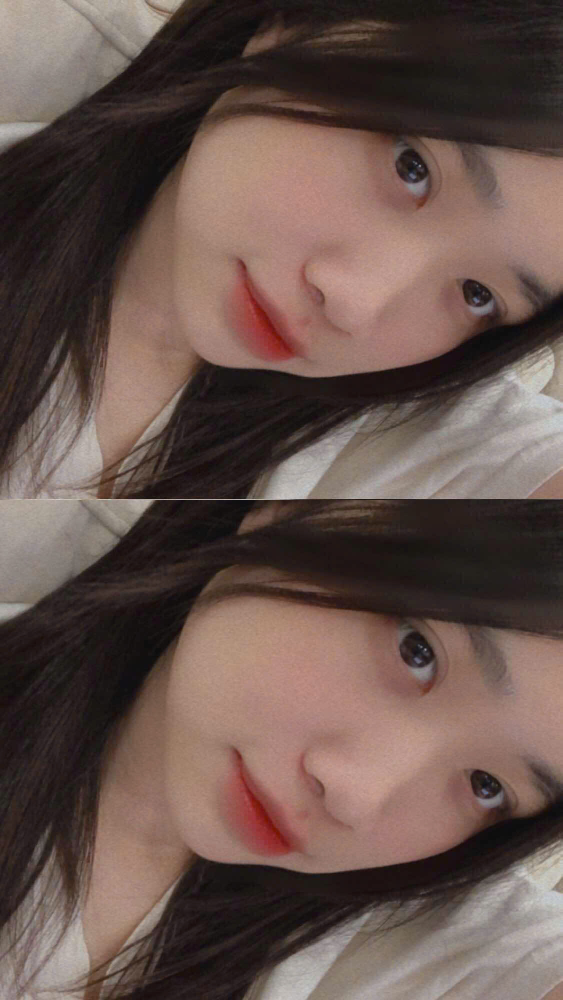
#> input picture Project Python/ImageASCII/anh.jpg, 1125 x 2000 px (shown at 1/2 size)
$ python ascii-art.py anh.jpg 100
#> lines starting #> are read from the running program, lines starting #| are printed output that depends on the picture
import sys
import numpy as np
from PIL import Image

# Contrast on a scale -10 -> 10
contrast = 10
# R-String (raw string) verhindert den Escape-Fehler bei \|
density = (r'$@B%8&WM#*oahkbdpqwmZO0QLCJUYXzcvunxrjft/\|'
           r'()1{}[]?-_+~<>i!lI;:,"^`    \'.            ')
density = density[:-11+contrast]
n = len(density)

img_name = sys.argv[1]
try:
    width = int(sys.argv[2])
except IndexError:
    # Default ASCII image width.
    width = 100

# Read in the image, convert to greyscale.
img = Image.open(img_name)
#> img is the input picture: PIL image 1125x2000 RGB; mean R, G, B 102.7, 82.9, 76.5
img = img.convert('L')
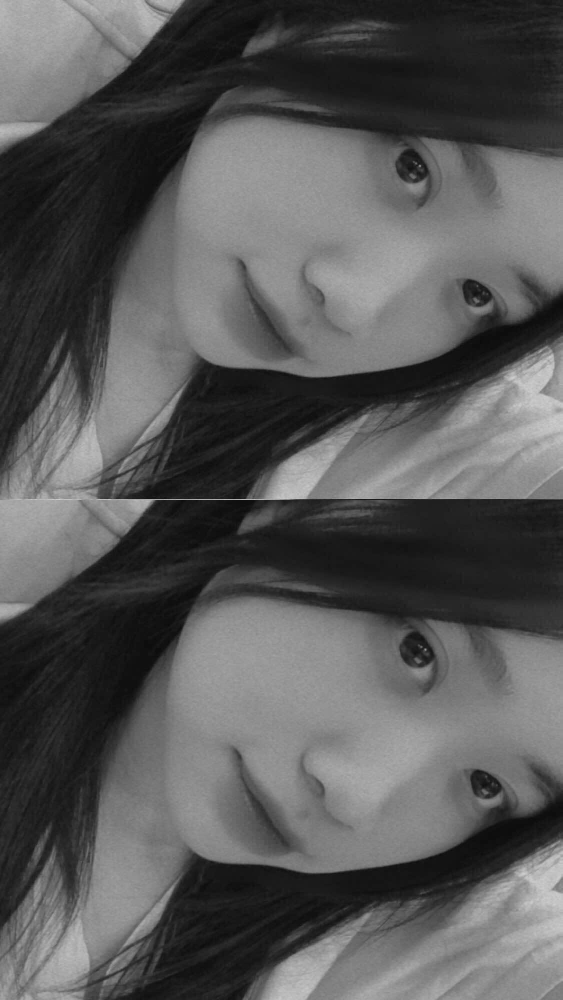
#> img: PIL image 1125x2000 L (shown at 1/2 size); min 4, max 213, mean 88.1
# Resize the image as required.
orig_width, orig_height = img.size
#> orig_width = 1125; orig_height = 2000
r = orig_height / orig_width
#> r = 1.78
# The ASCII character glyphs are taller than they are wide. Maintain the aspect
# ratio by reducing the image height.
height = int(width * r * 0.5)
#> height = 88

# BEHOBEN: Resampling-Filter für aktuelle Pillow-Versionen angepasst
img = img.resize((width, height), Image.Resampling.LANCZOS)
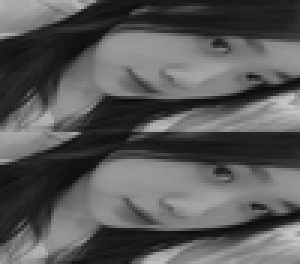
#> img: PIL image 100x88 L (shown 3 times larger); min 10, max 199, mean 88.1

# Now map the pixel brightness to the ASCII density glyphs.
arr = np.array(img)
for i in range(height):
    for j in range(width):
        p = arr[i,j]
        k = int(np.floor(p/256 * n))
        print(density[n-1-k], end='')
    print()
